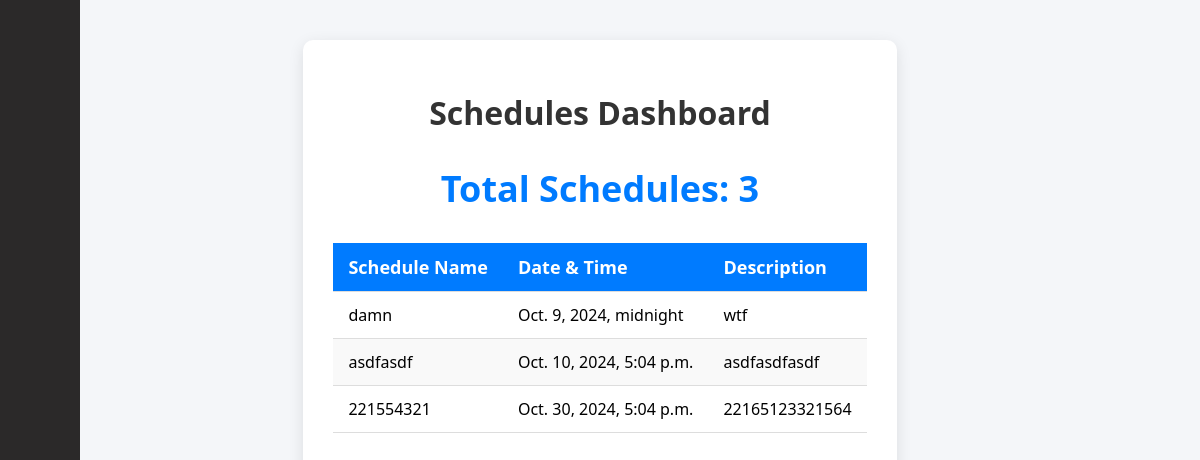
The page /Reviewer/dashboard/ on the database its author committed.
### EthicsApp/views/models.py (models this page shows, shortened)
class Schedule(models.Model):
    schedname = models.CharField(max_length=120, default="Unnamed Schedule")
    datetime = models.DateTimeField(null=True)
    description = models.TextField(null=True)

### EthicsApp/views/views.py (the view)
# urls.py: path('Reviewer/dashboard/', views.dashboard, name='schedule_dashboard'),
def dashboard (request):
    schedules = Schedule.objects.all()
    return render (request, 'Reviewer/dashboard.html', {'schedules':schedules})

### EthicsApp/templates/Reviewer/dashboard.html
{% load static %}
{% include 'Reviewer/sidebar.html' %}
{% block css %}
<link rel="stylesheet" href="{% static 'css/dashboard.css' %}">
{% endblock %}
{% block content %}
<div class="dashboard-container">
    <h1>Schedules Dashboard</h1>
    <div class="total-schedules">
        <h2>Total Schedules: {{ schedules.count }}</h2>
    </div>
    {% if schedules.count > 0 %}
    <table>
        <thead>
            <tr>
                <th>Schedule Name</th>
                <th>Date & Time</th>
                <th>Description</th>
            </tr>
        </thead>
        <tbody>
            {% for schedule in schedules %}
            <tr>
                <td>{{ schedule.schedname }}</td>
                <td>{{ schedule.datetime }}</td>
                <td>{{ schedule.description }}</td>
            </tr>
            {% endfor %}
        </tbody>
    </table>
    {% else %}
    <p>No schedules available</p>
    {% endif %}
</div>
{% endblock %}

### EthicsApp/static/css/sidebar.css (style rules this page uses)
body { font-family: Arial, sans-serif; margin: 0; padding: 0; display: flex; }

### EthicsApp/static/css/dashboard.css (style rules this page uses)
body { font-family: 'Segoe UI', Tahoma, Geneva, Verdana, sans-serif; background-color: #f4f6f9; margin: 0; padding: 0; display: flex; }
.dashboard-container { max-width: 900px; margin: 40px auto; background-color: #ffffff; padding: 30px; border-radius: 10px; box-shadow: 0 4px 15px rgba(0, 0, 0, 0.1); text-align: center; }
.dashboard-container h1 { font-size: 32px; color: #333; margin-bottom: 20px; font-weight: bold; }
.total-schedules { margin-bottom: 20px; font-size: 24px; font-weight: bold; color: #007bff; }
table { width: 100%; border-collapse: collapse; margin: 20px 0; }
table th, table td { padding: 12px 15px; text-align: left; border-bottom: 1px solid #ddd; }
table th { background-color: #007bff; color: white; font-size: 18px; }
table tr:nth-child(even) { background-color: #f9f9f9; }
table td { font-size: 16px; }

### rows shown on the page
Schedule: schedname "damn", datetime "Oct. 9, 2024, midnight", description "wtf"
Schedule: schedname "asdfasdf", datetime "Oct. 10, 2024, 5:04 p.m.", description "asdfasdfasdf"
Schedule: schedname "221554321", datetime "Oct. 30, 2024, 5:04 p.m.", description "22165123321564"

### other values the page prints
{{ schedules.count }} "3"
